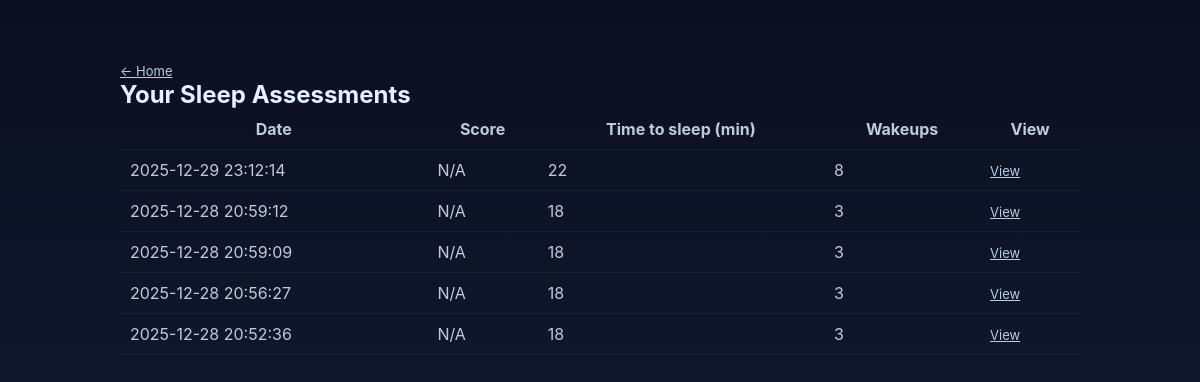
Screenshot of /history.php (signed in) with the database file from the repository.
### tables this page shows
CREATE TABLE `sleep_assessments` (
  `id` int(11) NOT NULL,
  `user_id` int(11) NOT NULL,
  `sleep_time` time NOT NULL,
  `wake_time` time NOT NULL,
  `time_to_sleep` int(11) NOT NULL,
  `interruptions` int(11) NOT NULL,
  `sleep_quality` int(11) NOT NULL,
  `stress_level` int(11) NOT NULL,
  `dream_quality` varchar(50) NOT NULL,
  `date_taken` datetime NOT NULL DEFAULT current_timestamp(),
  `created_at` datetime DEFAULT current_timestamp()
);

### history.php (the view, shortened to what this page needs)
<?php
require 'db.php';
$user = $_SESSION['user'] ?? null;
$stmt = $pdo->prepare("SELECT * FROM sleep_assessments WHERE user_id = ? ORDER BY created_at DESC");
$stmt->execute([$user['id']]);
$rows = $stmt->fetchAll();
?>
<!doctype html>
<html>
  <head>
    <link rel="stylesheet" href="style.css">
  </head>
<body>
  <div class="container">
    <a href="index.php" class="small">← Home</a>
    <h2>Your Sleep Assessments</h2>
    <table class="table">
      <thead><tr><th>Date</th><th>Score</th><th>Time to sleep (min)</th><th>Wakeups</th><th>View</th></tr></thead>
      <tbody>
      <?php foreach($rows as $r): ?>
        <tr>
          <td><?=htmlspecialchars($r['created_at'])?></td>
          <td><?= htmlspecialchars($r['overall_score'] ?? 'N/A') ?></td>
          <td><?=htmlspecialchars($r['time_to_sleep'])?></td>
          <td><?=htmlspecialchars($r['interruptions'])?></td>
          <td><a href="results.php?id=<?=$r['id']?>" class="small">View</a></td>
        </tr>
      <?php endforeach; ?>
      </tbody>
    </table>
  </div>
</body></html>

### style.css (style rules this page uses)
:root { --bg1: #0b1020; --bg2: #12203a; --card: rgba(255,255,255,0.06); --accent: #6dd3ff; --glass: rgba(255,255,255,0.06); --muted: #bfcbdc; }
* { box-sizing:border-box; font-family:Inter, Poppins, Arial, sans-serif; }
body { margin:0; background:linear-gradient(180deg,var(--bg1),var(--bg2)); color:#e6f0ff; min-height:100vh; }
.container { max-width:1000px; margin:40px auto; padding:20px; }
h1,h2 { margin:0 }
.table { width:100%; border-collapse:collapse; }
.table th,.table td { padding:10px; border-bottom:1px solid rgba(255,255,255,0.04); color:var(--muted); }
.small { font-size:13px; color:#b9cbe0; }

### rows the page displays
sleep_assessments: created_at "2025-12-29 23:12:14", overall_score "N/A", time_to_sleep "22", interruptions "8"
sleep_assessments: created_at "2025-12-28 20:59:12", overall_score "N/A", time_to_sleep "18", interruptions "3"
sleep_assessments: created_at "2025-12-28 20:59:09", overall_score "N/A", time_to_sleep "18", interruptions "3"
sleep_assessments: created_at "2025-12-28 20:56:27", overall_score "N/A", time_to_sleep "18", interruptions "3"
sleep_assessments: created_at "2025-12-28 20:52:36", overall_score "N/A", time_to_sleep "18", interruptions "3"
